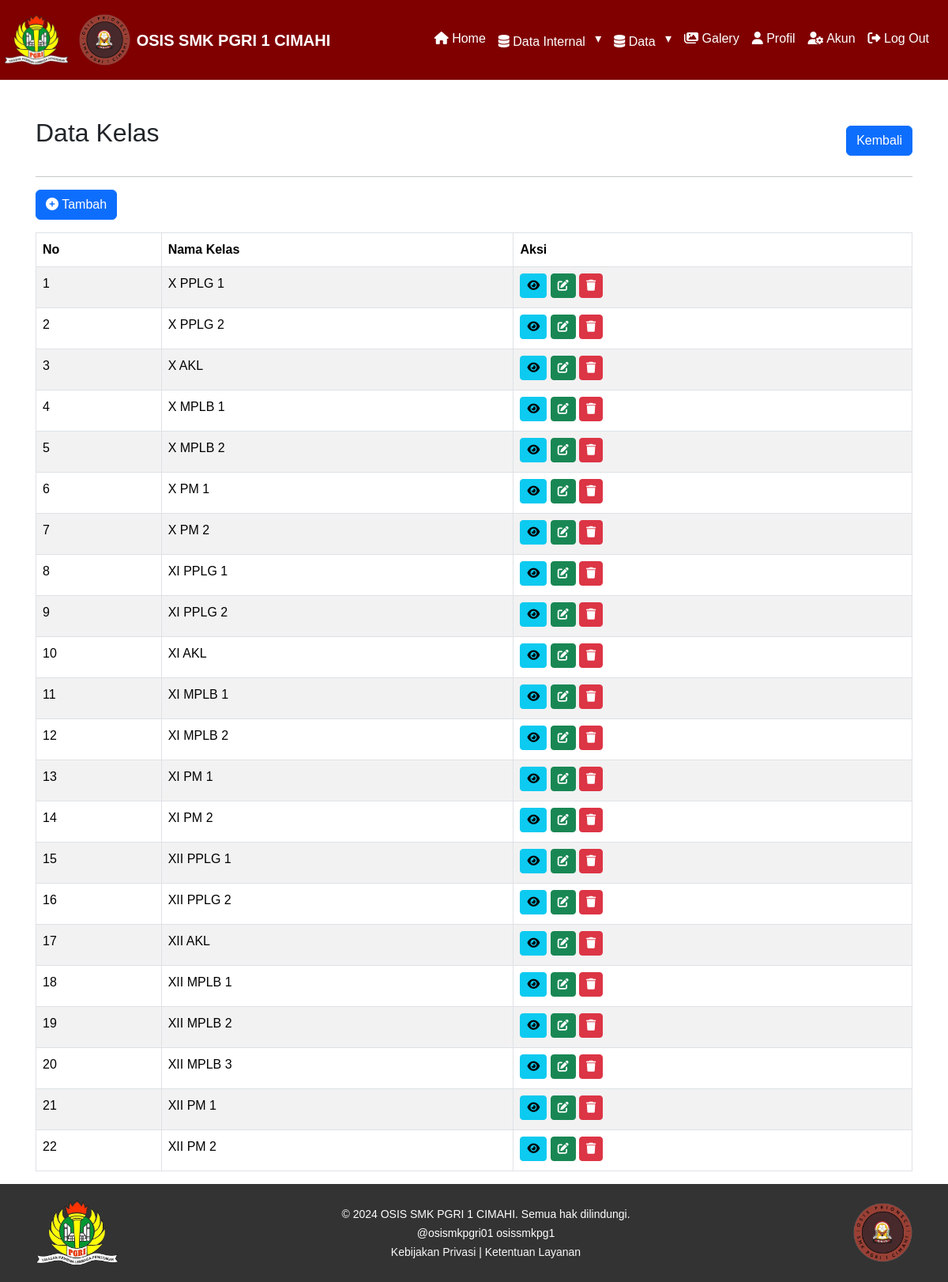
Screenshot of /admin/data-kelas.php (signed in) with the database file from the repository.
### tables this page shows
CREATE TABLE `kelas` (
  `id_kelas` int(11) NOT NULL,
  `nama_kelas` varchar(50) NOT NULL,
  `created_by` int(11) DEFAULT NULL,
  `created_at` datetime DEFAULT current_timestamp(),
  `updated_by` int(11) DEFAULT NULL,
  `updated_at` datetime DEFAULT current_timestamp() ON UPDATE current_timestamp()
);

### admin/data-kelas.php (the view, shortened to what this page needs)
<?php
include '../layout/header.php';
?>
<div class="content-wrapper">
    <div class="container mt-5 overflow-x-scroll">
        <div class="d-flex justify-content-between align-items-center">
            <h2>Data Kelas</h2>
            <a href="javascript:history.back()" class="btn btn-primary">Kembali</a>
        </div>
        <hr>
        <a class="btn btn-primary tambah-btn" data-bs-toggle="modal" data-bs-target="#modalTambah"><i class="fas fa-plus-circle"></i> Tambah</a>
        <table id="serverside" class="table table-bordered table-striped mt-3">
            <thead>
                <tr>
                    <th>No</th>
                    <th>Nama Kelas</th>
                    <th>Aksi</th>
                </tr>
            </thead>
            <tbody>
                <?php
                include '../config/koneksi.php';
                $result = mysqli_query($db, "SELECT k.*, ak1.nama AS dibuat_oleh, ak2.nama AS diubah_oleh FROM kelas k LEFT JOIN akun ak1 ON k.created_by = ak1.id_akun LEFT JOIN akun ak2 ON k.updated_by = ak2.id_akun");
                $no = 1;
                while ($row = mysqli_fetch_assoc($result)) :
                ?>
                    <tr>
                        <td><?= $no++; ?></td>
                        <td><?= htmlspecialchars($row['nama_kelas']); ?></td>
                        <td>
                            <a class="btn btn-info btn-sm mb-1" data-bs-toggle="modal" data-bs-target="#modalDetail<?= $row['id_kelas']; ?>"><i class="fas fa-eye"></i></a>
                            <a class="btn btn-success btn-sm mb-1" data-bs-toggle="modal" data-bs-target="#modalUbah<?= $row['id_kelas']; ?>"><i class="fas fa-edit"></i></a>
                            <a class="btn btn-danger btn-sm mb-1" data-bs-toggle="modal" data-bs-target="#modalHapus<?= $row['id_kelas']; ?>"><i class="fas fa-trash"></i></a>
                        </td>
                    </tr>
                <?php endwhile; ?>
            </tbody>
        </table>
    </div>
</div>
<?php include '../layout/footer.php'; ?>

### layout/header.php (style rules this page uses)
body { font-family: Arial, sans-serif; font-size: 16px; line-height: 1.6; margin: 0; padding: 0; box-sizing: border-box; }
.container { padding: 0 15px; margin: 0 auto; }
h2, h3 { margin-bottom: 20px; }

### rows the page displays
kelas: nama_kelas "X PPLG 1"
kelas: nama_kelas "X PPLG 2"
kelas: nama_kelas "X AKL"
kelas: nama_kelas "X MPLB 1"
kelas: nama_kelas "X MPLB 2"
kelas: nama_kelas "X PM 1"
kelas: nama_kelas "X PM 2"
kelas: nama_kelas "XI PPLG 1"
kelas: nama_kelas "XI PPLG 2"
kelas: nama_kelas "XI AKL"
kelas: nama_kelas "XI MPLB 1"
kelas: nama_kelas "XI MPLB 2"
kelas: nama_kelas "XI PM 1"
kelas: nama_kelas "XI PM 2"
kelas: nama_kelas "XII PPLG 1"
kelas: nama_kelas "XII PPLG 2"
kelas: nama_kelas "XII AKL"
kelas: nama_kelas "XII MPLB 1"
kelas: nama_kelas "XII MPLB 2"
kelas: nama_kelas "XII MPLB 3"
kelas: nama_kelas "XII PM 1"
kelas: nama_kelas "XII PM 2"
